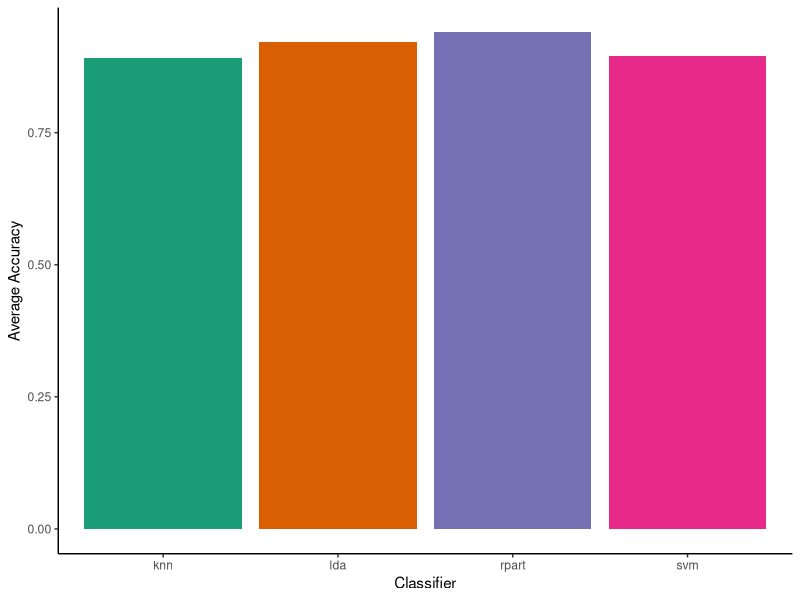

This figure's R source:

# Install and load the necessary packages
library(e1071)
library(caret)
library(ggplot2)
library(MASS)
library(rpart)
library(class)

# Load the dataset (assuming it's a dataframe named ship_data)
# For demonstration purposes, let's assume ship_data is your dataframe
# ship_data <- read.csv("your_data.csv")

# Let's use the built-in dataset mtcars for demonstration purposes
data(mtcars)
ship_data <- mtcars
ship_data$class <- ifelse(ship_data$mpg > median(ship_data$mpg), "high", "low")
ship_data$class <- as.factor(ship_data$class)

# Define the number of folds for cross-validation
k <- 5

# Create folds for cross-validation
set.seed(123)
folds <- createFolds(ship_data$class, k = k, list = TRUE, returnTrain = FALSE)

# Define the percentages of features to select
percentages <- seq(0.2, 1, 0.1)

# Define the classifiers
classifiers <- c("svm", "lda", "rpart", "knn")

# Initialize a list to store the accuracy results
accuracy_results <- lapply(classifiers, function(x) matrix(nrow = k, ncol = length(percentages)))

# Perform feature selection and train models for each fold
for (i in 1:k) {
  validation_index <- folds[[i]]
  training_data <- ship_data[-validation_index, ]
  validation_data <- ship_data[validation_index, ]

  # Apply feature selection using t-test on the training data
  p_values <- sapply(1:(ncol(training_data) - 1), function(i) {
    t.test(as.numeric(training_data[, i]) ~ training_data$class)$p.value
  })
  feature_order <- order(p_values)

  # Select features for each percentage and train models
  for (j in 1:length(percentages)) {
    percent <- percentages[j]
    num_features <- round((ncol(training_data) - 1) * percent)
    selected_features <- feature_order[1:num_features]

    # Train models on the selected features
    for (c in 1:length(classifiers)) {
      if (classifiers[c] == "svm") {
        model <- svm(class ~ ., data = training_data[, c(selected_features, ncol(training_data))], kernel = "radial")
      } else if (classifiers[c] == "lda") {
        model <- lda(class ~ ., data = training_data[, c(selected_features, ncol(training_data))])
      } else if (classifiers[c] == "rpart") {
        model <- rpart(class ~ ., data = training_data[, c(selected_features, ncol(training_data))], method = "class")
      } else if (classifiers[c] == "knn") {
        model <- NULL
      }

      # Predict on the validation data
      if (classifiers[c] == "knn") {
        predictions <- knn(training_data[, selected_features], validation_data[, selected_features], training_data$class, k = 5)
      } else {
        predictions <- predict(model, newdata = validation_data[, c(selected_features, ncol(validation_data))])
        if (classifiers[c] == "rpart") {
          predictions <- predictions[, 2]
          predictions <- ifelse(predictions > 0.5, levels(training_data$class)[2], levels(training_data$class)[1])
        } else if (classifiers[c] == "lda") {
          predictions <- predict(model, newdata = validation_data[, c(selected_features, ncol(validation_data))])$class
        }
      }

      # Calculate the accuracy
      accuracy <- sum(predictions == validation_data$class) / nrow(validation_data)

      # Store the accuracy results
      accuracy_results[[c]][i, j] <- accuracy
    }
  }
}

# Calculate the average accuracy for each percentage of features and each classifier
average_accuracy <- lapply(accuracy_results, function(x) apply(x, 2, mean))
print(average_accuracy)

# Calculate the overall average accuracy for each classifier
overall_average_accuracy <- sapply(average_accuracy, mean)

# Create a data frame for plotting
plot_data <- data.frame(
  Classifier = classifiers,
  Average_Accuracy = overall_average_accuracy
)

# Plot the average accuracy results
ggplot(plot_data, aes(x = Classifier, y = Average_Accuracy, fill = Classifier)) +
  geom_col() +
  labs(x = "Classifier", y = "Average Accuracy") +
  theme_classic() +
  scale_fill_brewer(palette = "Dark2") +
  theme(legend.position = "none")